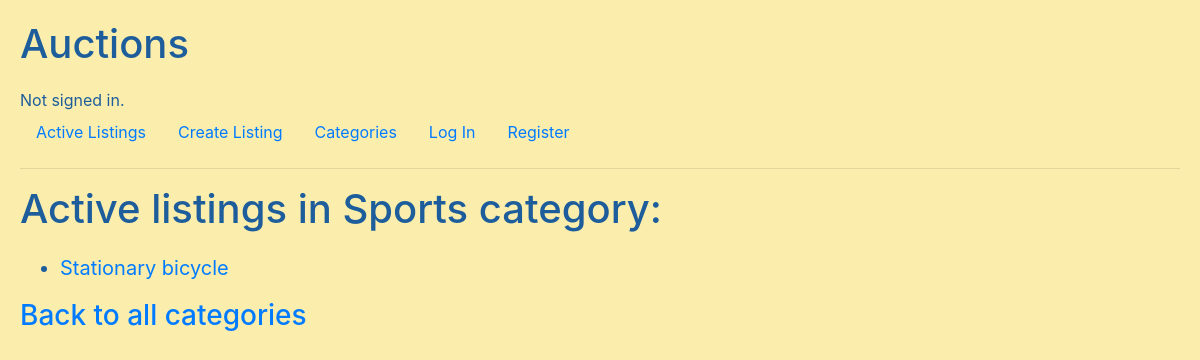
Before: /category/Sports with the older database file.
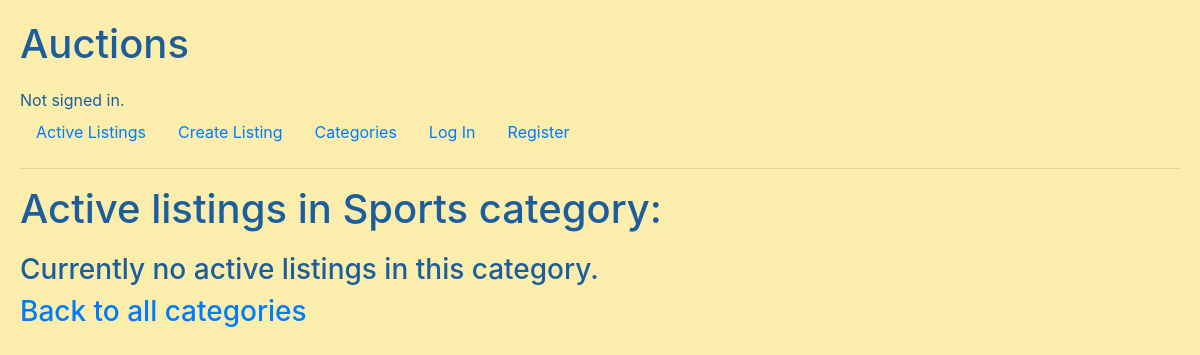
After: the same page with the newer database file.
### auctions/models.py (models this page shows, shortened)
class Listing(models.Model):
    active = models.BooleanField(default=True)
    bid_step = models.FloatField(default=0.1)
    category = models.ForeignKey(
        Category, on_delete=models.CASCADE, related_name="listings", blank=True, null=True)
    description = models.TextField(max_length=300)
    photo = models.ImageField(
        upload_to="listing-images", blank=True, null=True)
    price = models.FloatField()
    pub_date = models.DateTimeField("date published")
    title = models.CharField(max_length=20)
    user = models.ForeignKey(
        User, on_delete=models.CASCADE, related_name="listings")
    winner = models.ForeignKey(
        User, on_delete=models.CASCADE, related_name="won_listings", blank=True, null=True)

### auctions/views.py (the view)
# urls.py: path("category/<str:title>", views.category, name="category"),
def category(request, title):
    category = Category.objects.get(title=title)
    return render(request, "auctions/category.html", {
        "category": category,
        "listings": category.listings.filter(active=True).all()
    })

### auctions/templates/auctions/category.html (shortened to what this page needs)
{% extends "auctions/layout.html" %}
{% block body %}
<h1>Active listings in {{ category.title }} category:</h1>
{% if listings %}
<ul class="list">
    {% for listing in listings %}
    <li><a href="{% url 'listing' listing.id %}">{{ listing.title }}</a></li>
    {% endfor %}
</ul>
{% else %}
<h3>Currently no active listings in this category.</h3>
{% endif %}
<h3><a href="{% url 'categories' %}">Back to all categories</a></h3>
{% endblock %}

Changed rows visible on the page:
no longer on this page (row edited): Listing: title "Stationary bicycle"
Other visible differences:
text now shown: "Currently no active listings in this category."
